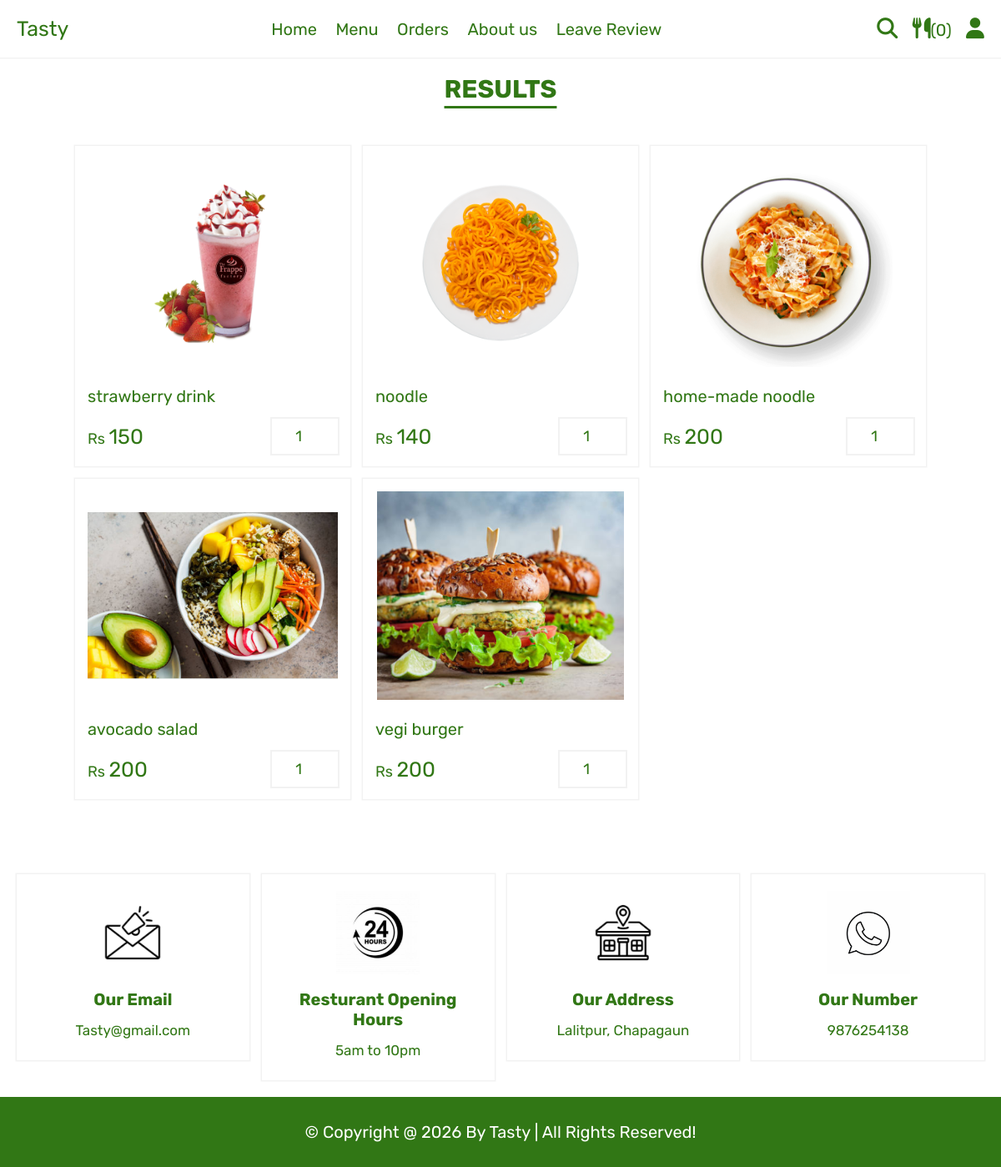
Page /category.php?category=veg on the committed database.
### tables this page shows
CREATE TABLE `products` (
  `id` int(100) NOT NULL,
  `name` varchar(100) NOT NULL,
  `category` varchar(100) NOT NULL,
  `price` int(10) NOT NULL,
  `image` varchar(100) NOT NULL
);

### category.php (the view, shortened to what this page needs)
<?php
include 'components/connect.php';
?>
<!DOCTYPE html>
<html lang="en">
<head>
   <link rel="stylesheet" href="https://cdnjs.cloudflare.com/ajax/libs/font-awesome/6.1.1/css/all.min.css">
   <link rel="stylesheet" href="css/stylerg.css">
</head>
<body>
<?php include 'components/user_header.php'; ?>
<section class="products">
   <h1 class="title">results</h1>
   <div class="box-container">
      <?php
         $category = $_GET['category'];
         $select_products = $conn->prepare("SELECT * FROM `products` WHERE category = ?");
         $select_products->execute([$category]);
         if($select_products->rowCount() > 0){
            while($fetch_products = $select_products->fetch(PDO::FETCH_ASSOC)){
      ?>
      <form action="" method="post" class="box">
         <img src="uploaded_img/<?= $fetch_products['image']; ?>" alt="">
         <div class="name"><?= $fetch_products['name']; ?></div>
         <div class="flex">
            <div class="price"><span>Rs </span><?= $fetch_products['price']; ?></div>
            <input type="number" name="qty" class="qty" min="1" max="99" value="1" maxlength="2">
         </div>
      </form>
      <?php
            }
         }else{
            echo '<p class="empty">no products added yet!</p>';
         }
      ?>
   </div>
</section>
<?php include 'components/footer.php'; ?>
</body>
</html>

### css/stylerg.css (style rules this page uses)
:root { --yellow: #ffffff; --red: #317715; --white: #fff; --black: #317715; --light-color: #317715; --border: 0.2rem solid var(--black); }
* { font-family: "Rubik", sans-serif; margin: 0; padding: 0; box-sizing: border-box; outline: none; border: none; text-decoration: none; }
html { font-size: 62.5%; overflow-x: hidden; scroll-behavior: smooth; stop-opacity: 7rem; }
section { margin: 0 auto; max-width: 1200px; padding: 2rem; }
.title { text-align: center; margin-bottom: 1.5rem; font-size: 3rem; color: var(--black); text-transform: uppercase; text-decoration: underline; text-underline-offset: 1rem; }
.products .box-container { display: grid; grid-template-columns: repeat(auto-fit, 33rem); justify-content: center; align-items: flex-start; gap: 1.5rem; margin-top: 5rem; margin-bottom: 5rem; }
.products .box-container .box { box-shadow: rgba(0, 0, 0, 0.05) 0px 0px 0px 1.5px; padding: 1.5rem; position: relative; overflow: hidden; }
.products .box-container .box img { height: 25rem; width: 100%; object-fit: contain; margin-bottom: 1rem; }
.products .box-container .box .name { font-size: 2rem; color: var(--black); margin: 1rem 0; }
.products .box-container .box .flex { display: flex; align-items: center; gap: 1rem; margin-top: 1.5rem; }
.products .box-container .box .flex .price { margin-right: auto; font-size: 2.5rem; color: var(--black); }
.products .box-container .box .flex .price span { color: var(--light-color); font-size: 1.8rem; }
.products .box-container .box .flex .qty { padding: 1rem; box-shadow: rgba(0, 0, 0, 0.05) 0px 0px 0px 2px; font-size: 1.8rem; color: var(--black); text-align: center; }

### rows in the picture
products: image (picture), name "strawberry drink", price "150"
products: image (picture), name "noodle", price "140"
products: image (picture), name "home-made noodle", price "200"
products: image (picture), name "avocado salad", price "200"
products: image (picture), name "vegi burger", price "200"

### other values in the picture
$total_cart_items "0"
